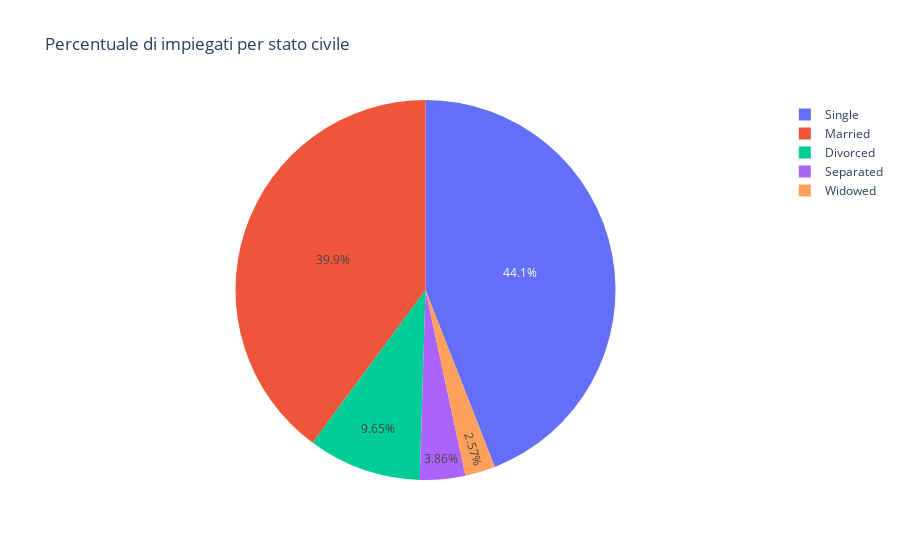

Notebook source saved alongside this figure:
### Markdown cell above
<font color='green' size='4px'>Grafico interattivo</font>

### Code cell
px.pie(df, values = sizesMD, names = labelsMD, title = "Percentuale di impiegati per stato civile")

### Figure 1 — Plotly figure (JSON) as saved in the notebook; plotly's stock layout.template omitted (floating-point values rounded to 4 significant figures)
{"data": [{"domain": {"x": [0, 1], "y": [0, 1]}, "hovertemplate": "label=%{label}<br>value=%{value}<extra></extra>", "labels": ["Single", "Married", "Divorced", "Separated", "Widowed"], "legendgroup": "", "name": "", "showlegend": true, "type": "pie", "values": [137, 124, 30, 12, 8]}], "layout": {"legend": {"tracegroupgap": 0}, "title": {"text": "Percentuale di impiegati per stato civile"}}}
